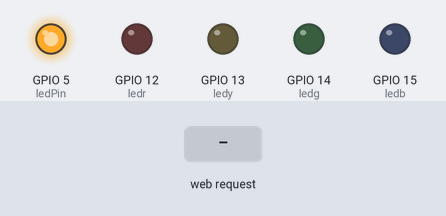
The sketch below on a simulated ESP8266 (NodeMCU). On the bench: output pins drawn as LEDs (lit = HIGH). The inputs (shaded band) are chosen by the test bench. WiFi joins after 1.5 s; servers stay silent unless stated; what the sketch prints to the serial monitor is not drawn.

Above: at 2.7 s.
2.8 s: HTTP request GET /GREEN-ON received
At 3.3 s:
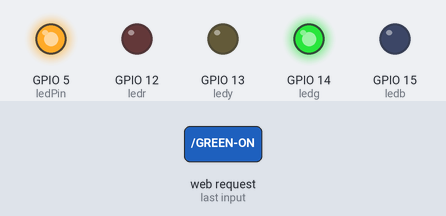
4.3 s: HTTP request GET /RED-ON received
At 5.5 s:
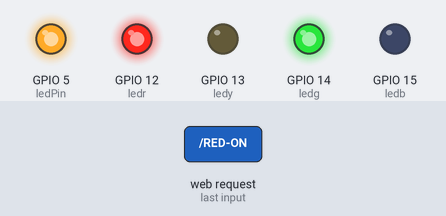
5.8 s: HTTP request GET /GREEN-OFF received
At 6.7 s:
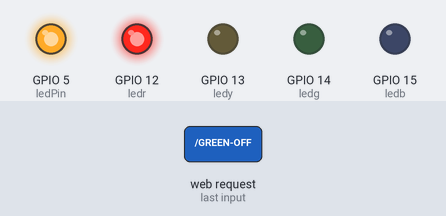
7.3 s: HTTP request GET /YELLOW-ON received
At 7.9 s:
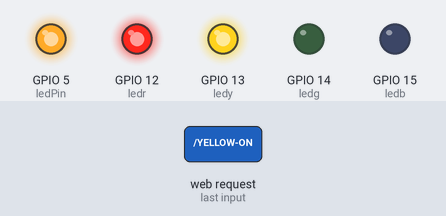
8.8 s: HTTP request GET /RED-OFF received
At 9.1 s:
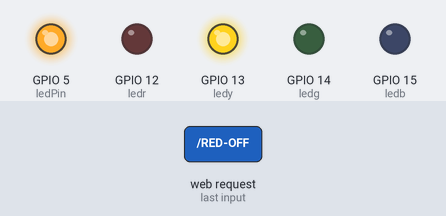
10.3 s: HTTP request GET /BLUE-ON received
At 11.4 s:
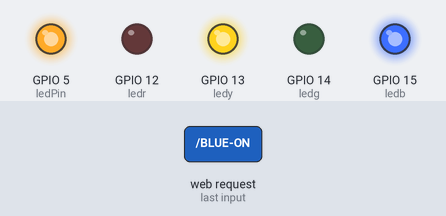
Timing chart, 0 to 12.8 s (numbered marks = the images above; inputs shaded):
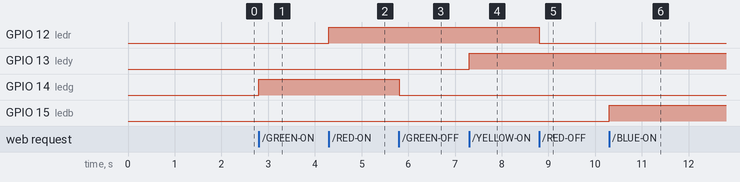

The sketch:

wifi_led_test.ino
```cpp
#include <ESP8266WiFi.h>

//WiFi hotspot username and password
const char* ssid = "Redmi";
const char* password = "test1234";

//WiFi connection idicators
int ledPin = 5; // D1


//NodeMCU and Arduino pinout
int ledg = 14;//D5
int ledr = 12;//D6
int ledy = 13;//D7
int ledb = 15;//D8

WiFiServer server(80);

void setup() {
  Serial.begin(115200);
  delay(10);

//WiFi connection idicators
  pinMode(ledPin, OUTPUT);
  digitalWrite(ledPin, LOW);
//LED colour indicators
  pinMode(ledg, OUTPUT);
  digitalWrite(ledg, LOW);
  pinMode(ledr, OUTPUT);
  digitalWrite(ledr, LOW);
  pinMode(ledy, OUTPUT);
  digitalWrite(ledy, LOW);
  pinMode(ledb, OUTPUT);
  digitalWrite(ledb, LOW);

// Connect to WiFi network
  Serial.println();
  Serial.println();
  Serial.print("Connecting to ");
  Serial.println(ssid);

  WiFi.begin(ssid, password);

  while (WiFi.status() != WL_CONNECTED) {
    delay(500);
    Serial.print(".");
  }
  digitalWrite(ledPin, HIGH);
  Serial.println("");
  Serial.println("WiFi connected");

  // Start the server
  server.begin();
  Serial.println("Server started");

  // Print the IP address
  Serial.print("Use this URL to connect: ");
  Serial.print("http://");
  Serial.print(WiFi.localIP());
  Serial.println("/");


}

void loop() {
  // Check if a client has connected
  WiFiClient client = server.available();
  if (!client) {
    return;
  }

  // Wait until the client sends some data
  Serial.println("new client");
  while(!client.available()){
    delay(1);
  }

  // Read the first line of the request
  String request = client.readStringUntil('\r');
  Serial.println(request);
  client.flush();

 // Match the request

  int value = 0;

  //GREEN LED
  if (request.indexOf("/GREEN-ON") != -1 )  {
    digitalWrite (ledg,HIGH);
  }
  if (request.indexOf("/GREEN-OFF") != -1 )  {
    digitalWrite (ledg,LOW);
  }

  //RED LED
  if (request.indexOf("/RED-ON") != -1 )  {
    digitalWrite (ledr,HIGH);
  }
  if (request.indexOf("/RED-OFF") != -1 )  {
    digitalWrite (ledr,LOW);
  }


   //YELLOW LED
  if (request.indexOf("/YELLOW-ON") != -1 )  {
    digitalWrite (ledy,HIGH);
  }
  if (request.indexOf("/YELLOW-OFF") != -1 )  {
    digitalWrite (ledy,LOW);
  }

  //BLUE LED
  if (request.indexOf("/BLUE-ON") != -1 )  {
    digitalWrite (ledb,HIGH);
  }
  if (request.indexOf("/BLUE-OFF") != -1 )  {
    digitalWrite (ledb,LOW);
  }


  //BLUE LED
  if (request.indexOf("/START-ALL") != -1 )  {
    digitalWrite (ledg,HIGH);
    digitalWrite (ledr,HIGH);
    digitalWrite (ledy,HIGH);
    digitalWrite (ledb,HIGH);
  }
  if (request.indexOf("/STOP-ALL") != -1 )  {
    digitalWrite (ledg,LOW);
    digitalWrite (ledr,LOW);
    digitalWrite (ledy,LOW);
    digitalWrite (ledb,LOW);
  }


// Set ledPin according to the request
//digitalWrite(ledPin, value);

  // Return the response
  client.println("HTTP/1.1 200 OK");
  client.println("Content-Type: text/html");
  client.println(""); //  do not forget this one
  client.println("<!DOCTYPE HTML>");
  client.println("<html>");


  client.println("<br><br>");
  client.println("<a href=\"/GREEN-ON\"\"><button><h1>GREEN-ON</h1> </button></a>");
  client.println("<a href=\"/GREEN-OFF\"\"><button><h1>GREEN-OFF</h1> </button></a><br />");
  client.println("<a href=\"/RED-ON\"\"><button><h1>RED-ON</h1> </button></a>");
  client.println("<a href=\"/RED-OFF\"\"><button><h1>RED-OFF</h1> </button></a><br />");
  client.println("<a href=\"/YELLOW-ON\"\"><button><h1>YELLOW-ON</h1></button></a>");
  client.println("<a href=\"/YELLOW-OFF\"\"><button><h1>YELLOW-OFF</h1></button></a><br />");
  client.println("<a href=\"/BLUE-ON\"\"><button><h1>BLUE-ON</h1> </button></a>");
  client.println("<a href=\"/BLUE-OFF\"\"><button><h1>BLUE-OFF</h1> </button></a><br />");
  client.println("<a href=\"/START-ALL\"\"><button><h1>START-ALL</h1> </button></a>");
  client.println("<a href=\"/STOP-ALL\"\"><button><h1>STOP-ALL</h1> </button></a><br />");


  client.println("</html>");

  delay(1);
  Serial.println("Client disonnected");
  Serial.println("");

}
```

Measured:
- after the input at 2.8 s, GPIO 14 (ledg): LOW → HIGH at once
- after the input at 4.3 s, GPIO 12 (ledr): LOW → HIGH at once
- after the input at 5.8 s, GPIO 14 (ledg): HIGH → LOW at once
- after the input at 7.3 s, GPIO 13 (ledy): LOW → HIGH at once
- after the input at 8.8 s, GPIO 12 (ledr): HIGH → LOW at once
- after the input at 10.3 s, GPIO 15 (ledb): LOW → HIGH at once
